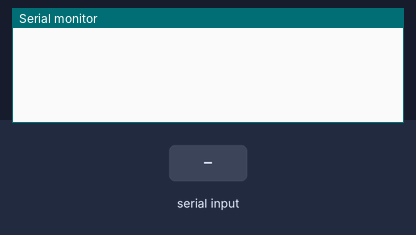
This sketch was run on a simulated Arduino Uno, built with avr-gcc and run on an emulated ATmega328P. Shown: the last lines printed to the serial monitor. Inputs (shaded band) come from the test bench.

Above: at 1.2 s.
1.3 s: "r" received over Serial
At 2.5 s:
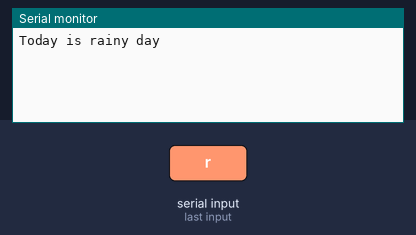
2.8 s: "s" received over Serial
At 3.6 s:
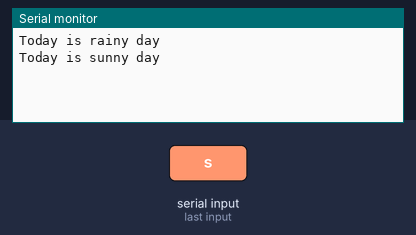

Measured:
- after the input at 1.3 s, the serial monitor: prints a new line at once (image 1)
- after the input at 2.8 s, the serial monitor: prints a new line at once (image 2)

The sketch:

If-Else_condition_Statemnet_1.ino
```cpp
// C++ code
// If-Else condition statement
void setup()
{
 Serial.begin(9600) ;
}

void loop()
{
  if (Serial.available()>0){
  char data= Serial.read();
     if (data=='r' || data=='R'){
      Serial.println("Today is rainy day");
      }
    else{
      (data=='s' || data=='S');
      Serial.println("Today is sunny day");
        }
  delay(1000);
  }
}
```
